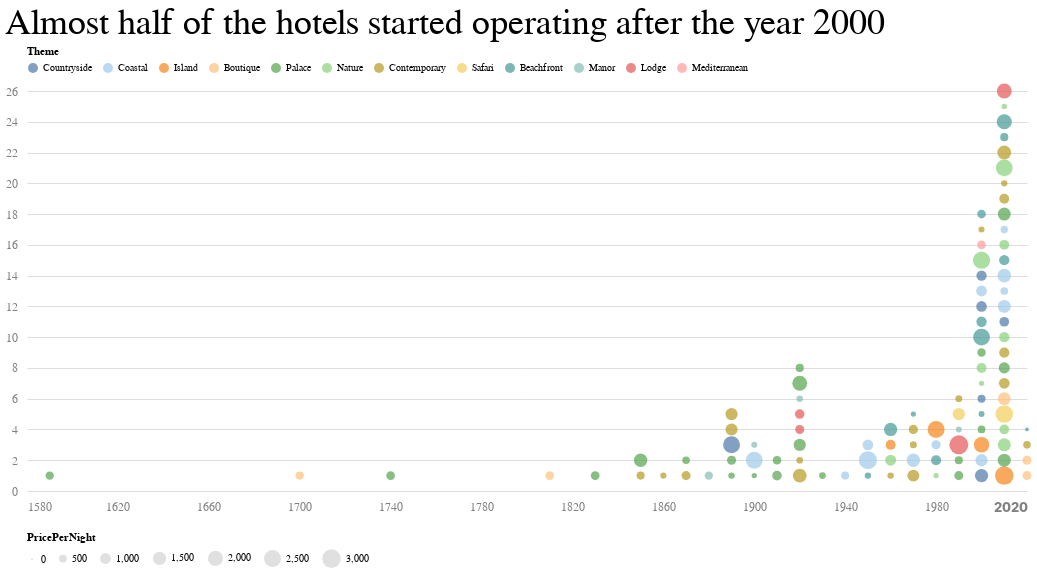

The notebook cell this image was saved under:
### Markdown cell above
### 1.2 Year of Operation Exploration

We also want to find out how hotels are distributed in terms of the year of operation.

### Code cell
def year_plot(df=hotels_data):
    # Selectors for interactivity
    theme = df.Theme.unique()
    selection_theme = alt.selection_multi(fields=['Theme'], bind='legend')

    chart = alt.Chart(df).mark_circle().encode(
        x=alt.X(
            'binned:Q',
            scale=alt.Scale(domain=[1580, 2020]),
            axis=alt.Axis(
                grid=False,
                labelFontSize=alt.condition("(datum.value >= 2000) & (datum.value <= 2022)", alt.value(13), alt.value(12)),
                labelFontWeight=alt.condition("(datum.value >= 2000) & (datum.value <= 2022)", alt.value(800), alt.value(400))
            )
        ),
        y='rank_in_bin:Q',
        color=alt.condition(
            selection_theme,
            alt.Color('Theme:N', scale=alt.Scale(domain=theme, scheme='tableau20')),
            alt.value('lightgray')
        ),
        size=alt.Size('PricePerNight:Q', legend=alt.Legend(direction='horizontal', orient='bottom')),
        tooltip=['Rank', 'Hotel', 'Country','Year', 'Theme', 'PricePerNight']
    ).transform_bin(
        as_='binned',
        field='Year',
        bin=alt.BinParams(step=10)
    ).transform_window(
        rank_in_bin='rank(Score)',
        groupby=['binned'],
        #sort=[alt.SortField('Score', order='ascending')]
    ).add_selection(
        selection_theme
    ).properties(
        width=1000,
        height=400,
        title=alt.TitleParams(
            text='Almost half of the hotels started operating after the year 2000',
            #subtitle="Click on the Theme Legend to filter the hotels by `Theme`"
        )
    ).configure(
        axis=alt.AxisConfig(
            title=None, domain=False, ticks=False, labelPadding=10, labelColor='gray', labelFont='Helvetica Neue',
            labelFontSize=12, format='d'
        ),
        legend=alt.LegendConfig(
            direction='horizontal',
            orient='top'
        ),
        lineBreak='\n',
        title=alt.TitleConfig(
            fontSize=36,
            fontWeight=400,
            subtitleFontSize=12,
            subtitlePadding=10,
            anchor='start',
        ),
        view=alt.ViewConfig(
            strokeWidth=0
        )
    )

    return chart


year_plot(hotels_data)
